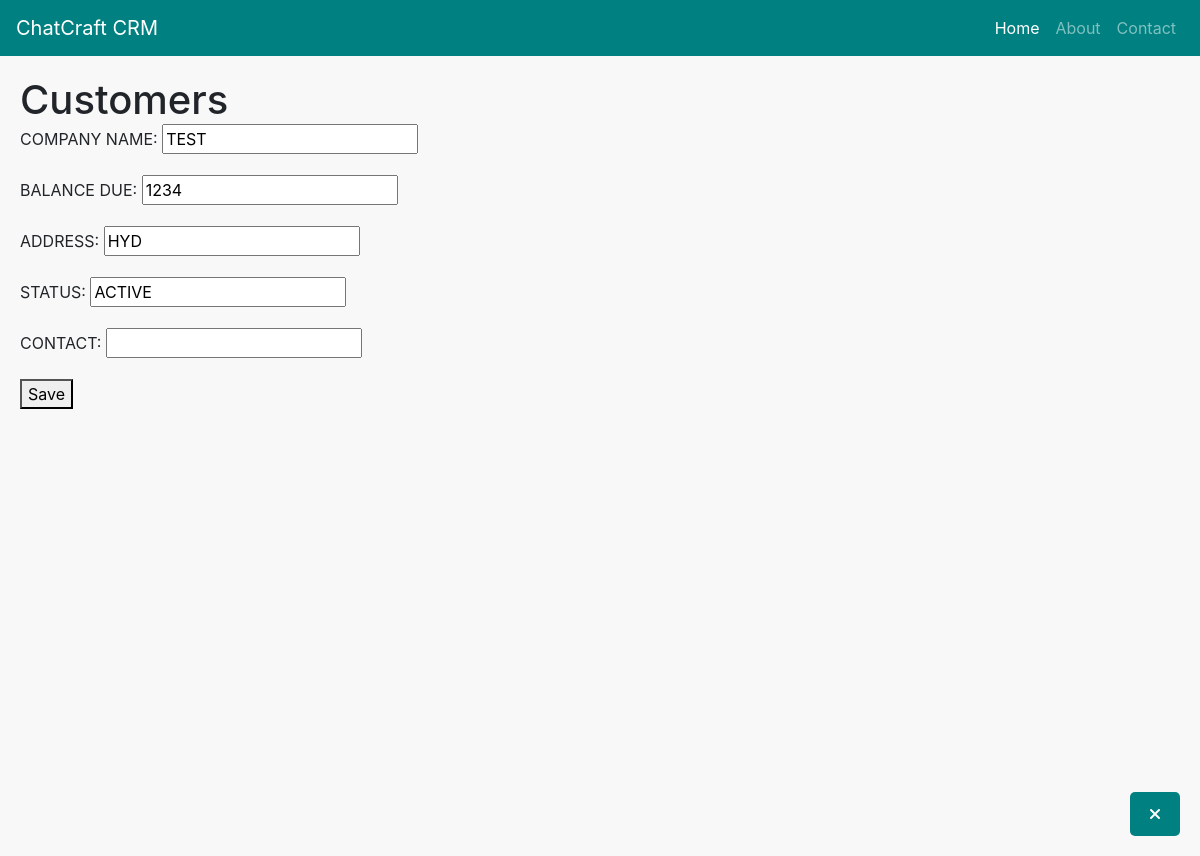
Before: /customers/edit/1/ with the older database file.
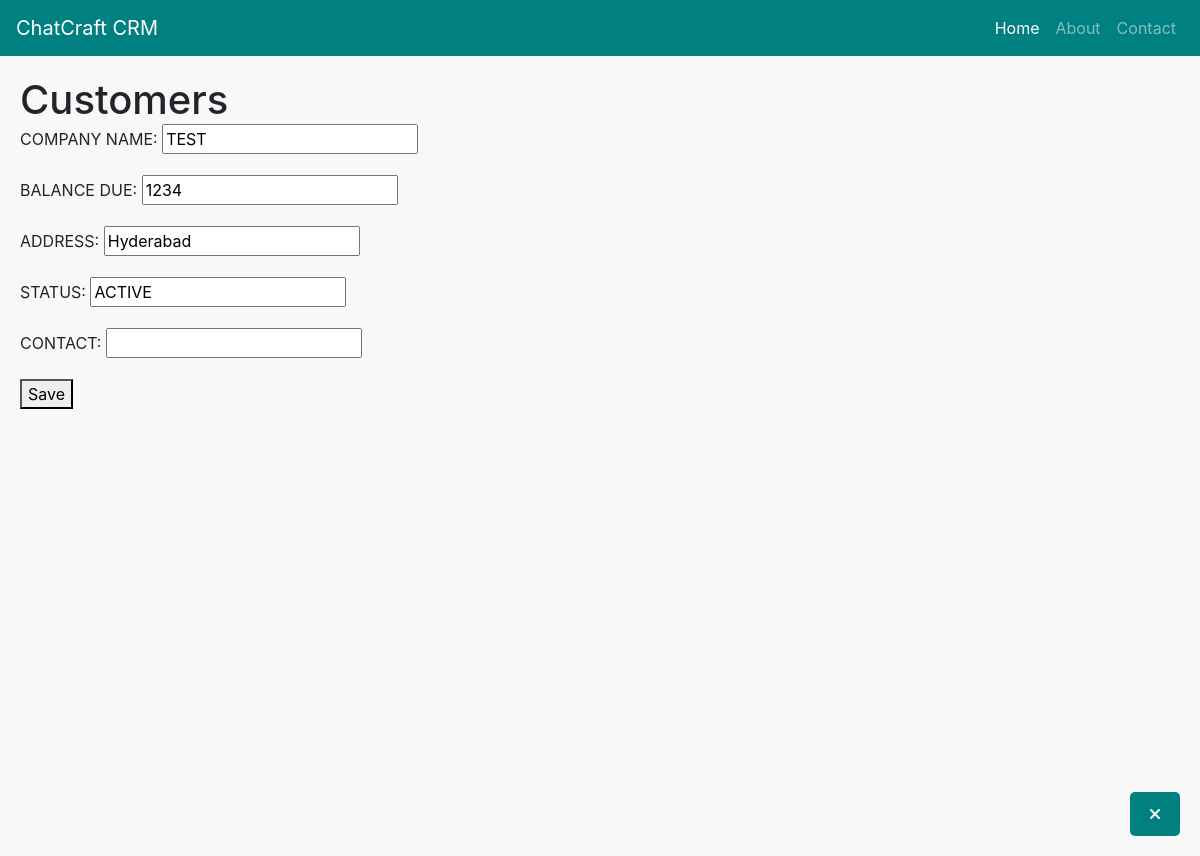
After: the same page with the newer database file.
### customers/models.py (models this page shows, shortened)
class Customer(models.Model):
    CUSTOMER_ID=models.AutoField(primary_key=True)
    COMPANY_NAME=models.CharField(max_length=35,unique=True)
    BALANCE_DUE=models.IntegerField(default=0,blank=True,null=True)
    ADDRESS = models.CharField(max_length=35,null=True,blank=True)
    STATUS = models.CharField(max_length=35,null=True,blank=True)
    CONTACT = models.CharField(max_length=10,null=True,blank=True)

### customers/views.py (the view)
# urls.py: path('edit/<int:customer_id>/',views.editCustomer),
@csrf_exempt
def editCustomer(request, customer_id):
    instance = get_object_or_404(Customer, pk=customer_id)
    if request.method == 'POST':
        form = CustomerForm(request.POST, instance=instance)
        if form.is_valid():
            form.save()
            return redirect('/customers/get/')
        else:
            error_json = form.errors.as_json()
            return HttpResponse(error_json, content_type='application/json')
    else:
        form = CustomerForm(instance=instance)
        return render(request, 'Customers/save_Customer.html', {'form': form, 'instance': instance})

### customers/forms.py (shortened to what this page needs)
class CustomerForm(forms.ModelForm):
    class Meta:
        model = Customer
        fields = ["COMPANY_NAME", "BALANCE_DUE", "ADDRESS", "STATUS", "CONTACT"]  # List the fields you want to edit

### customers/templates/Customers/save_Customer.html (shortened to what this page needs)
{% extends 'base.html' %}
{% block content %}
<h1>Customers</h1>
<form method="post">
    {{ form.as_p }}
    <button type="submit">Save</button>
</form>
{% endblock %}

Changed rows visible on the page:
changed Customer "TEST": ADDRESS "HYD" → "Hyderabad"
